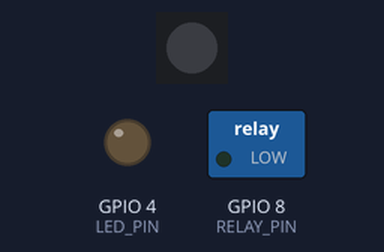
This program was run on a simulated ESP32-S3. On the bench: 1 RGB LEDs in strip order, left to right, switched loads named in the program (green lamp = pin HIGH), output pins drawn as LEDs (lit = HIGH). What the program prints to the serial monitor is not drawn.

Above: at 0.1 s.
At 60.1 s:
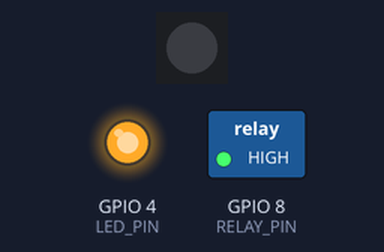
Timing chart, 0 to 61.6 s (numbered marks = the images above):
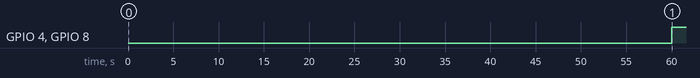

Measured:
- by itself, GPIO 4 (LED_PIN), GPIO 8 (RELAY_PIN): LOW → HIGH at 60.0 s

The program:

main.cpp
```cpp
#include <Arduino.h>
#include <Adafruit_NeoPixel.h>

#define RGB_PIN 48
Adafruit_NeoPixel rgb(1, RGB_PIN, NEO_GRB + NEO_KHZ800);

#define LED_PIN 4
#define RELAY_PIN 8

hw_timer_t * timer = NULL;

constexpr int TICK_PERIOD = 60; // minutes, 4 for test
constexpr int ON_TICK = 15; // munutes, 1 for test

volatile int tick = -1;
volatile bool motorState = false;


void IRAM_ATTR onTimer() {
    tick = (tick + 1) % TICK_PERIOD;
    motorState = tick < ON_TICK;
}

void setup()
{
    Serial.begin(115200);
    rgb.begin();
    rgb.setPixelColor(0, 0, 0, 0);
    rgb.show();

    pinMode(LED_PIN, OUTPUT);
    pinMode(RELAY_PIN, OUTPUT);

    timer = timerBegin(0, 80, true);
    timerAttachInterrupt(timer, &onTimer, true);
    timerAlarmWrite(timer, 1000*1000*60, true);  // run every 1 minute
    timerAlarmEnable(timer);

    Serial.println("Starting...");
}

void loop()
{
    digitalWrite(LED_PIN, motorState);
    digitalWrite(RELAY_PIN, motorState);
}
```
